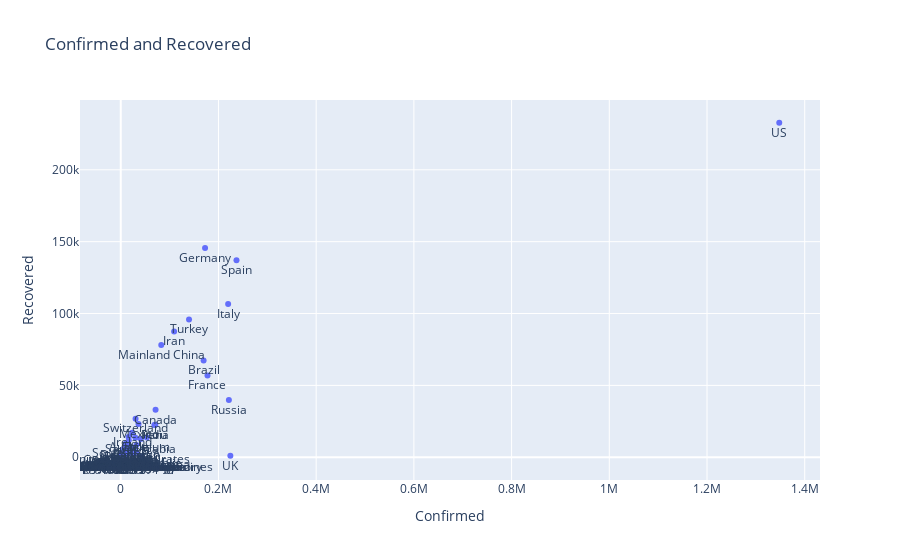

Notebook cell for this chart:
### Code cell
trace0 = go.Scatter(
    x=df_by_country.Confirmed,
    y=df_by_country.Recovered,
    mode = 'markers+text',
    text = df_by_country.Country,
    textposition='bottom center'
)

data = [trace0]
layout = {'title': 'Confirmed and Recovered', 'yaxis': {'title': 'Recovered'}, 
          'xaxis': {'title': 'Confirmed'}}

fig = go.Figure(data=data, layout=layout)

iplot(fig, show_link=False)

### Figure 1 — Plotly figure (JSON) as saved in the notebook; plotly's stock layout.template omitted (floating-point values rounded to 4 significant figures; data arrays with more than 128 entries replaced by an {"elided": "..."} marker saying what was removed)
{"data": [{"mode": "markers+text", "text": {"elided": "222 str values"}, "textposition": "bottom center", "type": "scatter", "x": {"elided": "222 int values"}, "y": {"elided": "222 int values"}}], "layout": {"title": {"text": "Confirmed and Recovered"}, "xaxis": {"title": {"text": "Confirmed"}}, "yaxis": {"title": {"text": "Recovered"}}}}
